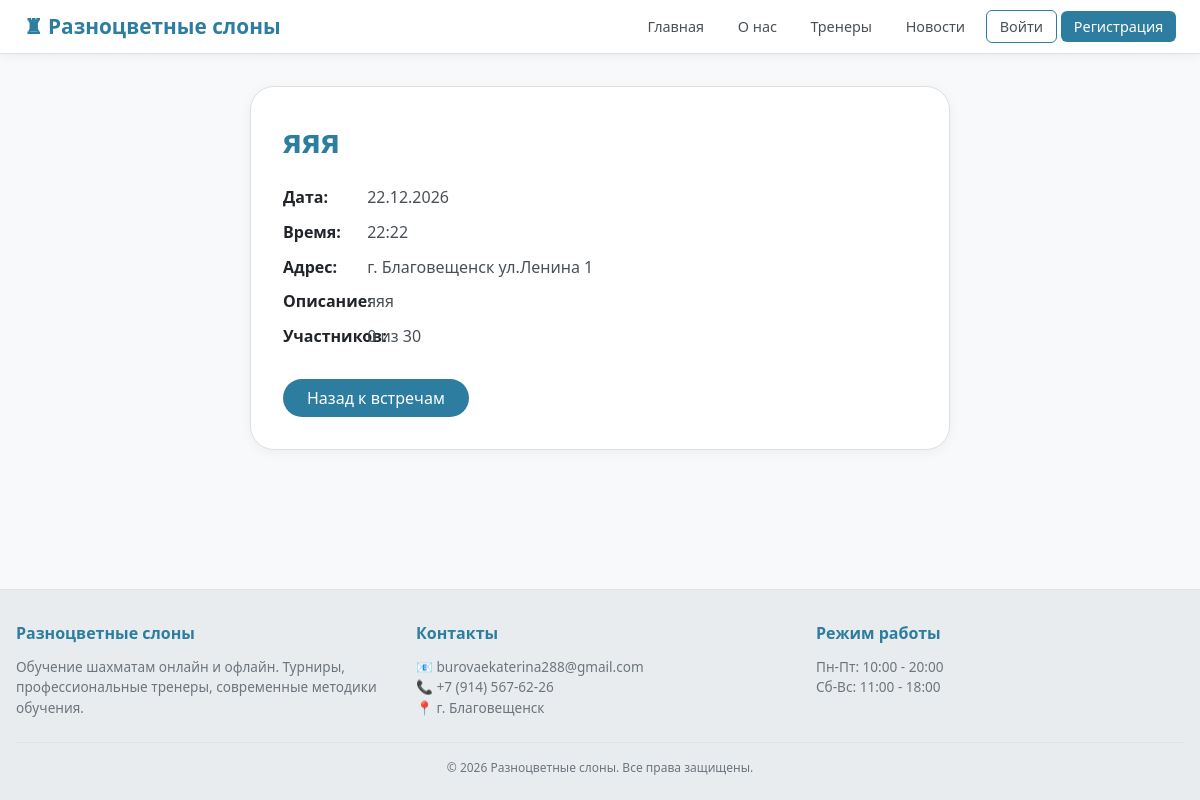
The app's page /meetings/14/, older data.
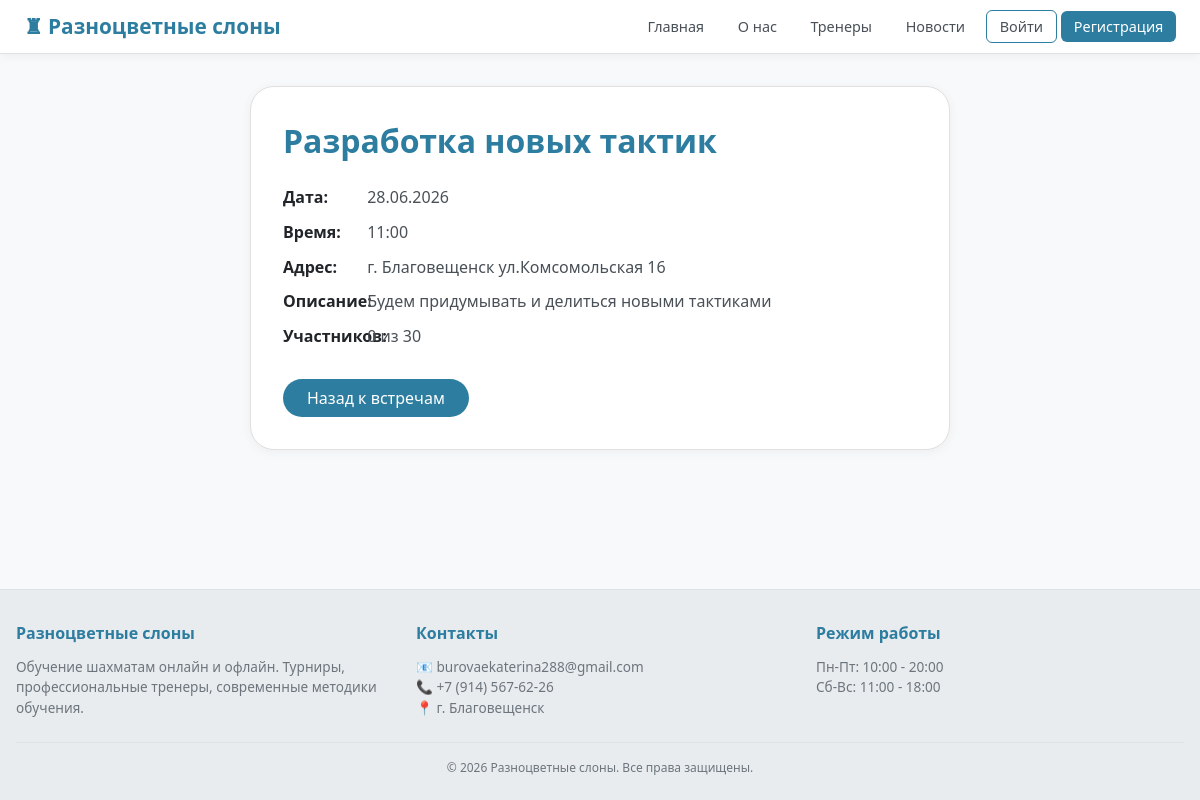
The same page, newer data.
### main/models.py (models this page shows, shortened)
class ClubMeeting(models.Model):
    name = models.CharField(max_length=200, verbose_name='Название')
    description = models.TextField(verbose_name='Описание')
    date = models.DateField(verbose_name='Дата')
    time = models.TimeField(verbose_name='Время')
    location = models.CharField(max_length=200, verbose_name='Место проведения')
    max_participants = models.IntegerField(default=30, verbose_name='Максимум участников')
    participants = models.ManyToManyField(User, blank=True, related_name='meetings')

### main/views.py (the view)
# urls.py: path('meetings/<int:id>/', views.meeting_detail, name='meeting_detail'),
def meeting_detail(request, id):
    meeting = get_object_or_404(ClubMeeting, id=id)
    return render(request, 'main/meetings/detail.html', {'meeting': meeting})

### main/templates/main/meetings/detail.html (shortened to what this page needs)
{% extends 'main/base.html' %}
{% block content %}
<div class="detail-container">
    <h1>{{ meeting.name }}</h1>
    <div class="detail-info">
        <p><strong>Дата:</strong> {{ meeting.date|date:"d.m.Y" }}</p>
        <p><strong>Время:</strong> {{ meeting.time|time:"H:i" }}</p>
        <p><strong>Адрес:</strong> {{ meeting.location|default:"Не указан" }}</p>
        <p><strong>Описание:</strong> {{ meeting.description|default:"Нет описания" }}</p>
        <p><strong>Участников:</strong> {{ meeting.participants.count }} из {{ meeting.max_participants }}</p>
    </div>
    <div class="button-group">
        <a href="{% url 'meetings_list' %}" class="btn-back">Назад к встречам</a>
    </div>
</div>
{% endblock %}

Row changes from the older to the newer data that the page shows:
changed ClubMeeting: name "яяя" → "Разработка новых тактик"; date "22.12.2026" → "28.06.2026"; time "22:22" → "11:00"; location "г. Благовещенск ул.Ленина 1" → "г. Благовещенск ул.Комсомольская 16"; description "яяя" → "Будем придумывать и делиться новыми тактиками"
